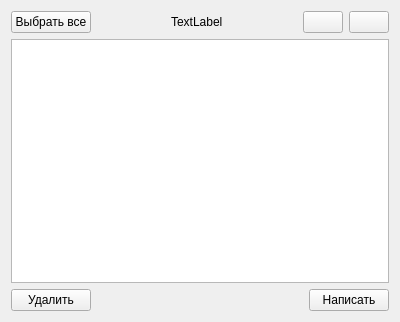
<?xml version="1.0" encoding="UTF-8"?>
<ui version="4.0">
 <class>ViewPostsWidget</class>
 <widget class="QWidget" name="ViewPostsWidget">
  <property name="geometry">
   <rect>
    <x>0</x>
    <y>0</y>
    <width>400</width>
    <height>322</height>
   </rect>
  </property>
  <property name="windowTitle">
   <string>Form</string>
  </property>
  <layout class="QVBoxLayout" name="verticalLayout">
   <item>
    <layout class="QHBoxLayout" name="horizontalLayout">
     <item>
      <widget class="QPushButton" name="mpChecked">
       <property name="text">
        <string>Выбрать все</string>
       </property>
      </widget>
     </item>
     <item>
      <spacer name="horizontalSpacer_2">
       <property name="orientation">
        <enum>Qt::Horizontal</enum>
       </property>
       <property name="sizeHint" stdset="0">
        <size>
         <width>40</width>
         <height>20</height>
        </size>
       </property>
      </spacer>
     </item>
     <item>
      <widget class="QLabel" name="mpCount">
       <property name="text">
        <string>TextLabel</string>
       </property>
      </widget>
     </item>
     <item>
      <spacer name="horizontalSpacer">
       <property name="orientation">
        <enum>Qt::Horizontal</enum>
       </property>
       <property name="sizeHint" stdset="0">
        <size>
         <width>40</width>
         <height>20</height>
        </size>
       </property>
      </spacer>
     </item>
     <item>
      <widget class="QPushButton" name="mpBack">
       <property name="text">
        <string/>
       </property>
       <property name="iconSize">
        <size>
         <width>24</width>
         <height>24</height>
        </size>
       </property>
      </widget>
     </item>
     <item>
      <widget class="QPushButton" name="mpNext">
       <property name="text">
        <string/>
       </property>
       <property name="iconSize">
        <size>
         <width>24</width>
         <height>24</height>
        </size>
       </property>
      </widget>
     </item>
    </layout>
   </item>
   <item>
    <widget class="QTableView" name="mpView">
     <property name="showGrid">
      <bool>false</bool>
     </property>
     <property name="gridStyle">
      <enum>Qt::SolidLine</enum>
     </property>
     <attribute name="horizontalHeaderStretchLastSection">
      <bool>true</bool>
     </attribute>
    </widget>
   </item>
   <item>
    <layout class="QHBoxLayout" name="horizontalLayout_2">
     <item>
      <widget class="QPushButton" name="mpRemove">
       <property name="text">
        <string>Удалить</string>
       </property>
      </widget>
     </item>
     <item>
      <spacer name="horizontalSpacer_3">
       <property name="orientation">
        <enum>Qt::Horizontal</enum>
       </property>
       <property name="sizeHint" stdset="0">
        <size>
         <width>40</width>
         <height>20</height>
        </size>
       </property>
      </spacer>
     </item>
     <item>
      <widget class="QPushButton" name="mpWrite">
       <property name="text">
        <string>Написать</string>
       </property>
      </widget>
     </item>
    </layout>
   </item>
  </layout>
 </widget>
 <resources/>
 <connections/>
</ui>
